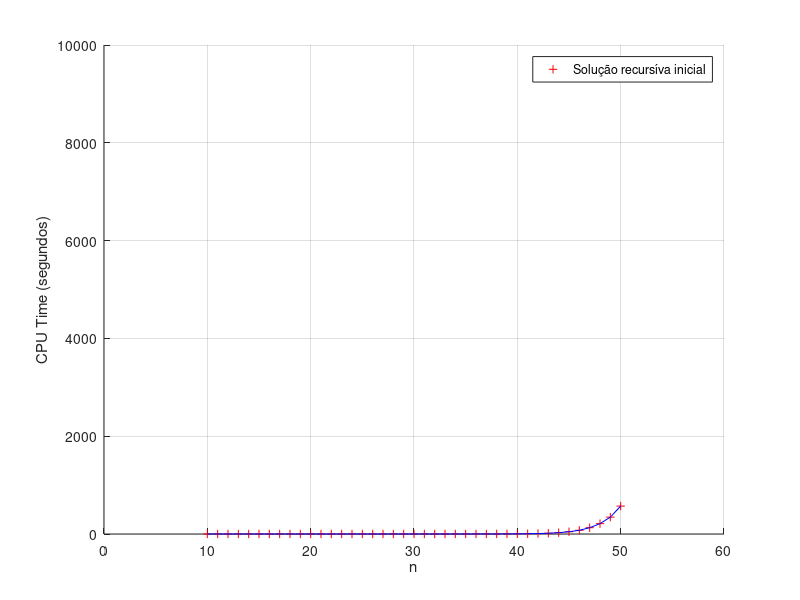

The MATLAB source for this figure:
clear all;
nVector = [10:1:50]
resultVector = [4.600e-06
                8.898e-06
                1.059e-05
                1.612e-05
                2.745e-05
                4.181e-05
                6.837e-05
                1.127e-04
                1.885e-04
                3.099e-04
                5.201e-04
                3.403e-04
                5.569e-04
                9.212e-04
                1.281e-03
                1.724e-03
                2.927e-03
                4.644e-03
                7.727e-03
                1.259e-02
                2.150e-02
                3.635e-02
                6.033e-02
                1.006e-01
                1.697e-01
                2.801e-01
                4.706e-01
                7.762e-01
                1.201e+00
                2.053e+00
                3.356e+00
                5.577e+00
                9.308e+00
                1.569e+01
                2.730e+01
                4.596e+01
                7.587e+01
                1.288e+02
                2.118e+02
                3.450e+02
                5.707e+02]';

figure(1);
hold on;
plot(nVector, resultVector, "+r");
plot(nVector, resultVector, "b");
legend("Solução recursíva inicial");
axis([0 60 0 10000]);
xlabel("n");
ylabel("CPU Time (segundos)");
grid on;
hold off;